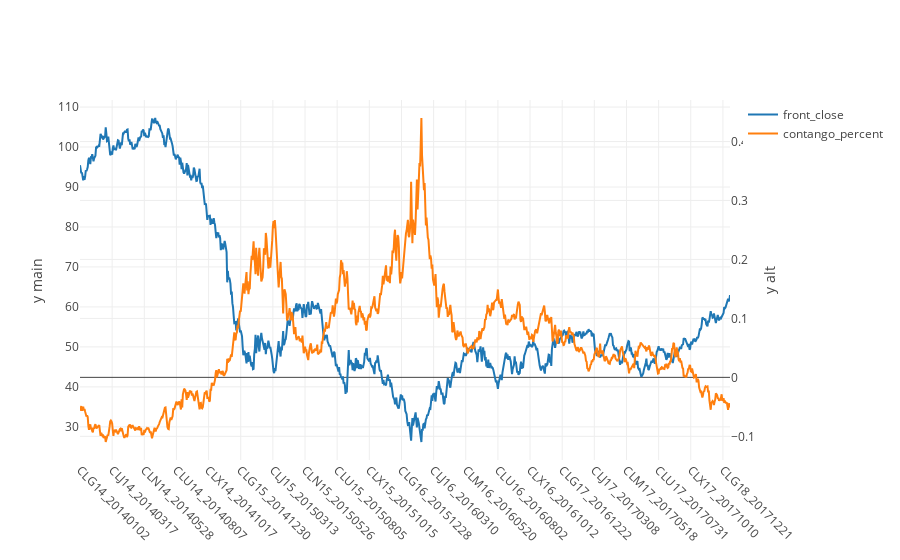

Notebook cell for this chart:
### Markdown cell above
### display the *```contango_percent```* historically, which is the percent difference between the front contract and the back contract

### Code cell
df_temp = df_csm_close_percent[['yyyymmdd','front',1,12]].copy()
df_temp['x'] = df_temp.apply(lambda r: f'{r.front}_{r.yyyymmdd}',axis=1)
df_temp['contango_percent'] = df_temp.apply(lambda r: r[12] - r[1],axis=1)
df_temp['front_close'] = df_csm_close[1].values
iplot(plotly_plot(df_temp[['x','front_close','contango_percent']],x_column='x',yaxis2_cols=['contango_percent']))

### Figure 1 — Plotly figure (JSON) as saved in the notebook; plotly's stock layout.template omitted (floating-point values rounded to 4 significant figures; data arrays with more than 128 entries replaced by an {"elided": "..."} marker saying what was removed)
{"data": [{"name": "front_close", "type": "scatter", "uid": "a7edb77a-3b11-11ea-b72e-8c859025e7f9", "x": {"elided": "1012 str values"}, "y": {"elided": "1012 float values"}, "yaxis": "y"}, {"name": "contango_percent", "type": "scatter", "uid": "a7edb8d8-3b11-11ea-8ee5-8c859025e7f9", "x": {"elided": "1012 str values"}, "y": {"elided": "1012 float values"}, "yaxis": "y2"}], "layout": {"margin": {"b": 100}, "xaxis": {"tickangle": 45, "ticktext": ["CLG14_20140102", "CLJ14_20140317", "CLN14_20140528", "CLU14_20140807", "CLX14_20141017", "CLG15_20141230", "CLJ15_20150313", "CLN15_20150526", "CLU15_20150805", "CLX15_20151015", "CLG16_20151228", "CLJ16_20160310", "CLM16_20160520", "CLU16_20160802", "CLX16_20161012", "CLG17_20161222", "CLJ17_20170308", "CLM17_20170518", "CLU17_20170731", "CLX17_20171010", "CLG18_20171221"], "tickvals": ["CLG14_20140102", "CLJ14_20140317", "CLN14_20140528", "CLU14_20140807", "CLX14_20141017", "CLG15_20141230", "CLJ15_20150313", "CLN15_20150526", "CLU15_20150805", "CLX15_20151015", "CLG16_20151228", "CLJ16_20160310", "CLM16_20160520", "CLU16_20160802", "CLX16_20161012", "CLG17_20161222", "CLJ17_20170308", "CLM17_20170518", "CLU17_20170731", "CLX17_20171010", "CLG18_20171221"], "type": "category"}, "yaxis": {"title": "y main"}, "yaxis2": {"overlaying": "y", "side": "right", "title": "y alt"}}}
